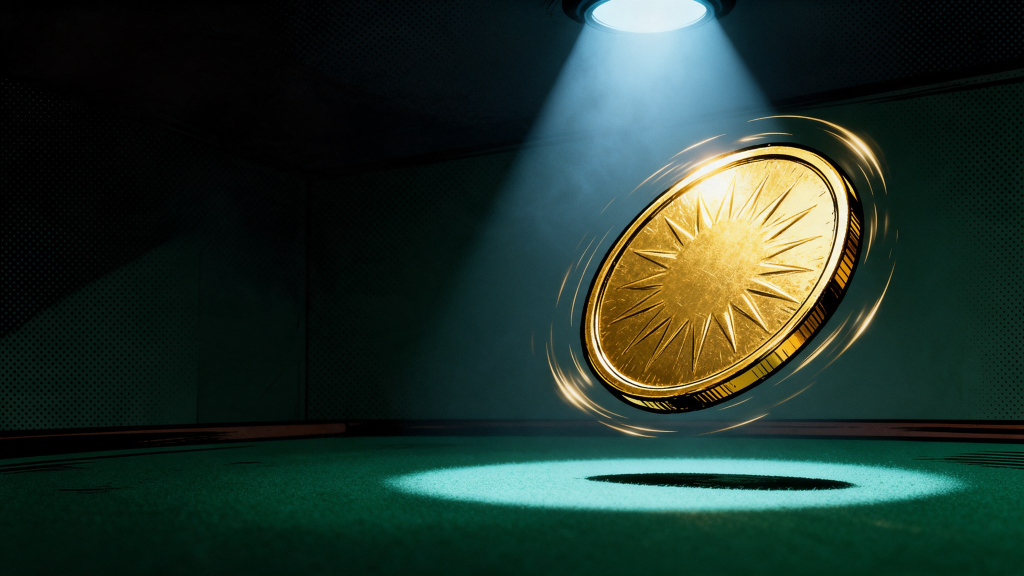
#> input picture ez/tools/concepts/worlds/comic/story/h/ground2/img/c-coin-desk.jpg, 2048 x 1152 px, given in place of c-coin-desk.jpg.jpg, which was not available (shown at 1/2 size)
$ python seam.py img/c-coin-desk.jpg
#> lines starting #> are read from the running program, lines starting #| are printed output that depends on the picture; pictures that were not available may be replaced by others from this repository, and a replacement may not be noted
# /usr/bin/python3 seam.py name... : measure wrap seams, write img/web/<name>.jpg (tile, 512px) fixed with a half-offset cross-blend if the seam shows
import sys,numpy as np
from PIL import Image
def seam(a):
  a=a.astype(float);h=np.abs(a[:,0]-a[:,-1]).mean();v=np.abs(a[0]-a[-1]).mean()
  inner=(np.abs(a[:,1:]-a[:,:-1]).mean()+np.abs(a[1:]-a[:-1]).mean())/2
  return h/inner,v/inner
for n in sys.argv[1:]:
  im=Image.open(f'img/{n}.jpg').convert('RGB');S=512;im=im.resize((S,S),Image.LANCZOS);a=np.asarray(im)
#> further down, im is the input picture: PIL image 2048x1152 RGB; mean R, G, B 34.3, 52.5, 43.3
#> after `im = im.resize((S, S), Image.LANCZOS)`:
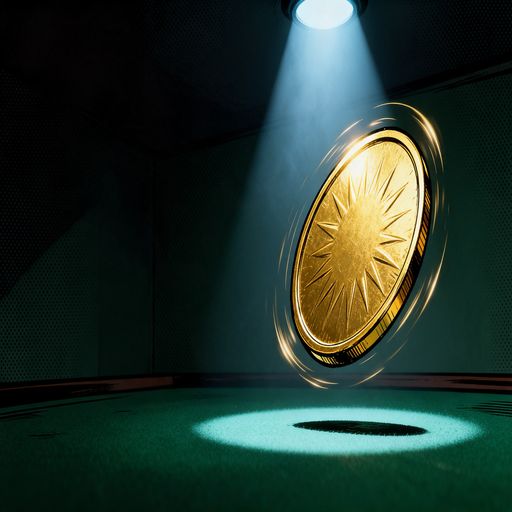
#> im: PIL image 512x512 RGB; mean R, G, B 34.3, 52.6, 43.3
  r=seam(a)
#> in seam, `h = np.abs(a[:, 0] - a[:, -1]).mean()`: h = 15.86
#> in seam, `v = np.abs(a[0] - a[-1]).mean()`: v = 30.39
#> in seam, `inner=(np.abs(a[:,1:]-a[:,:-1]).mean()+np.abs(a[1:]-a[:-1]).mean())/2`: inner = 4.26
#> r = (3.72, 7.13)
  # cross-blend: centre of original, edges from half-offset copy (whose edges are the original's centre: continuous)
  o=np.roll(np.roll(a,S//2,0),S//2,1).astype(float)
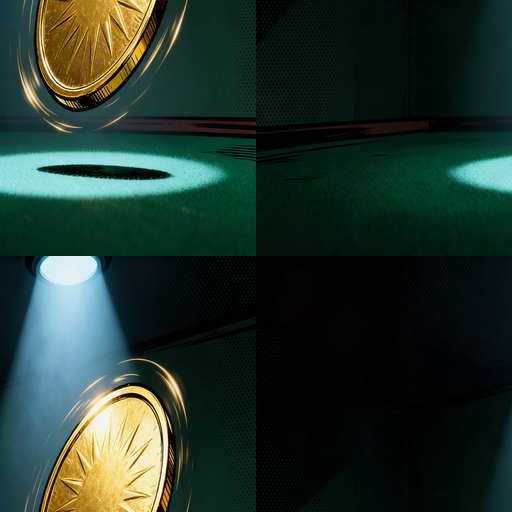
#> o: shape (512, 512, 3) float64; mean R, G, B 34.3, 52.6, 43.3
  y,x=np.mgrid[0:S,0:S];d=np.minimum(np.minimum(x,S-1-x),np.minimum(y,S-1-y))/(S/2)
  m=np.clip((d-0.05)/0.35,0,1)[...,None]
  b=(a*m+o*(1-m)).astype(np.uint8);r2=seam(b)
#> after `b = (a * m + o * (1 - m)).astype(np.uint8)`:
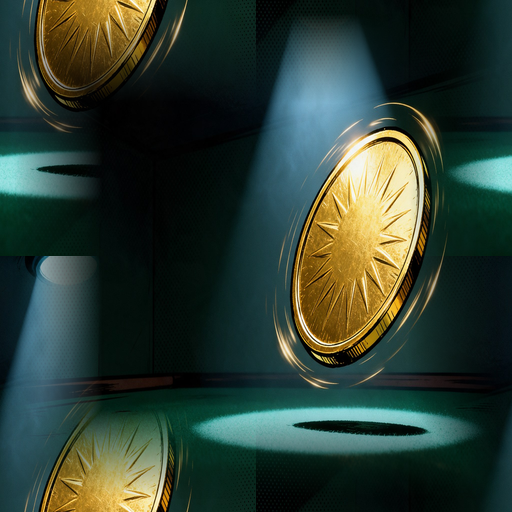
#> b: shape (512, 512, 3); mean R, G, B 45.7, 61.8, 50.2
#> after `r2 = seam(b)`: r2 = (0.308, 1.05)
  Image.fromarray(b).save(f'img/web/{n}.jpg',quality=80)
  print(n,'seam ratio h/v before %.2f %.2f after %.2f %.2f'%(r+r2))
#| img/c-coin-desk.jpg seam ratio h/v before 3.72 7.13 after 0.31 1.05

$ run again, on ez/tools/concepts/worlds/comic/story/h/ground2/img/e-bank-phone.jpg
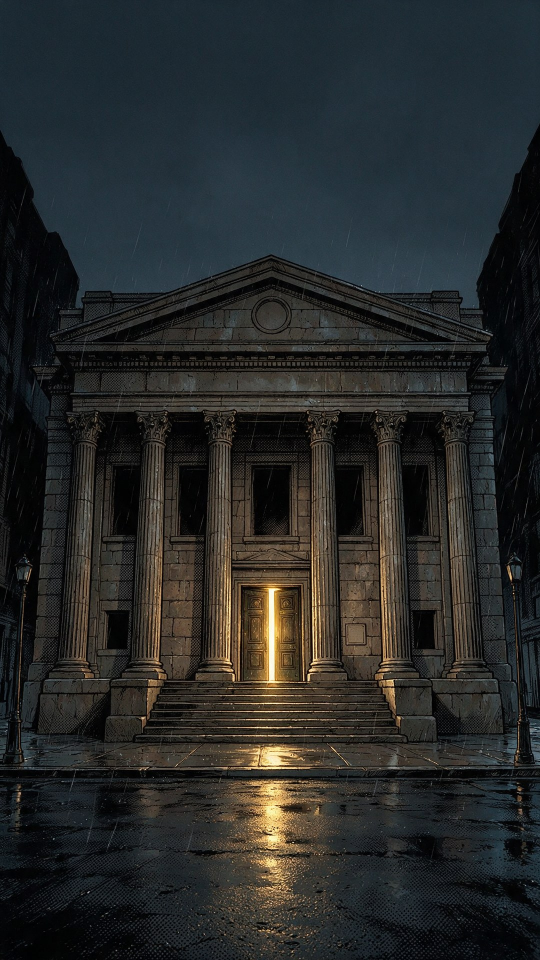
#> input picture ez/tools/concepts/worlds/comic/story/h/ground2/img/e-bank-phone.jpg, 1080 x 1920 px, given in place of e-bank-phone.jpg.jpg, which was not available (shown at 1/2 size)
#> im is the input picture: PIL image 1080x1920 RGB; mean R, G, B 39.7, 41.8, 41.3
#> `im = im.resize((S, S), Image.LANCZOS)`:
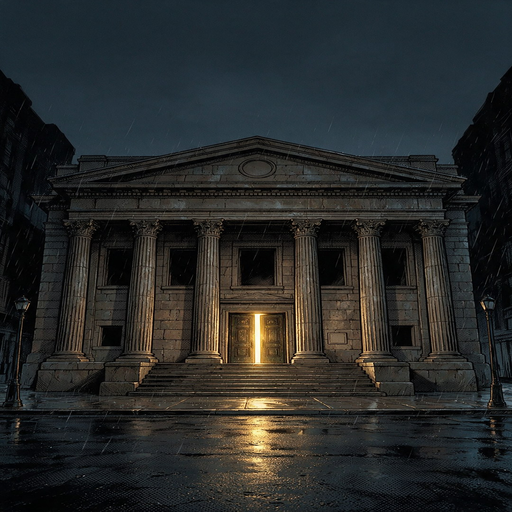
#> im: PIL image 512x512 RGB; mean R, G, B 39.7, 41.8, 41.3
#> h = 12.67
#> v = 23.99
#> inner = 7.78
#> r = (1.63, 3.08)
#> `b = (a * m + o * (1 - m)).astype(np.uint8)`:
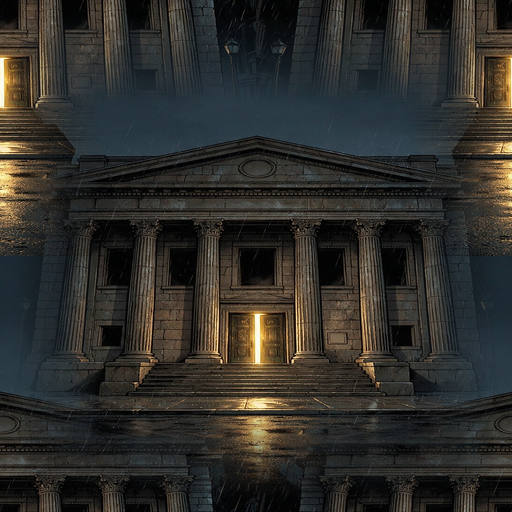
#> b: shape (512, 512, 3); mean R, G, B 47.7, 46.7, 42.9
#> r2 = (0.738, 0.648)
#| img/e-bank-phone.jpg seam ratio h/v before 1.63 3.08 after 0.74 0.65

$ run again, on ez/tools/concepts/worlds/comic/story/h/ground2/img/e-cardroom-phone.jpg
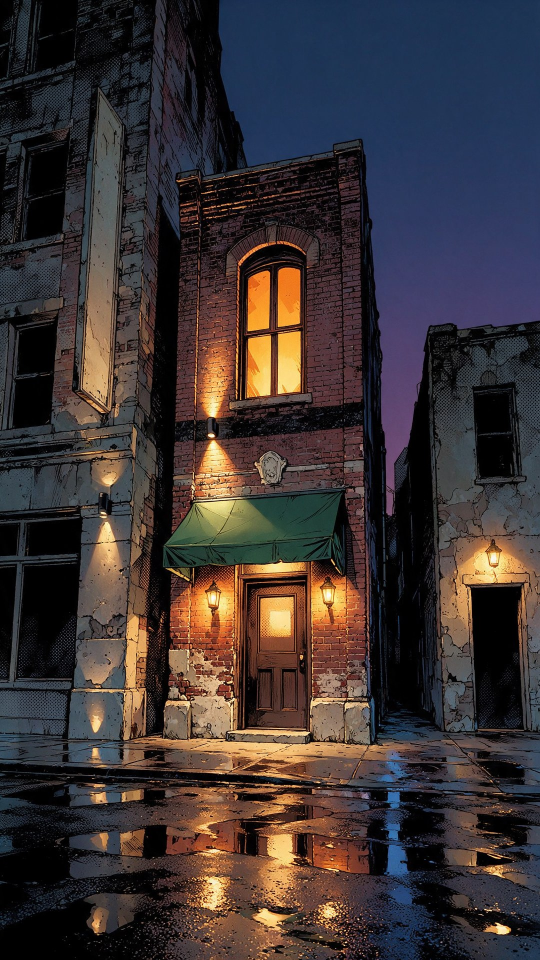
#> input picture ez/tools/concepts/worlds/comic/story/h/ground2/img/e-cardroom-phone.jpg, 1080 x 1920 px, given in place of e-cardroom-phone.jpg.jpg, which was not available (shown at 1/2 size)
#> im is the input picture: PIL image 1080x1920 RGB; mean R, G, B 61.3, 52.6, 52.8
#> `im = im.resize((S, S), Image.LANCZOS)`:
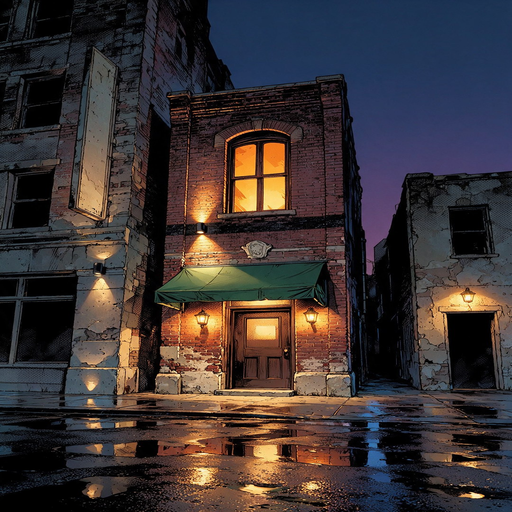
#> im: PIL image 512x512 RGB; mean R, G, B 61.3, 52.7, 52.9
#> h = 43.84
#> v = 26.83
#> inner = 9.94
#> r = (4.41, 2.7)
#> `b = (a * m + o * (1 - m)).astype(np.uint8)`:
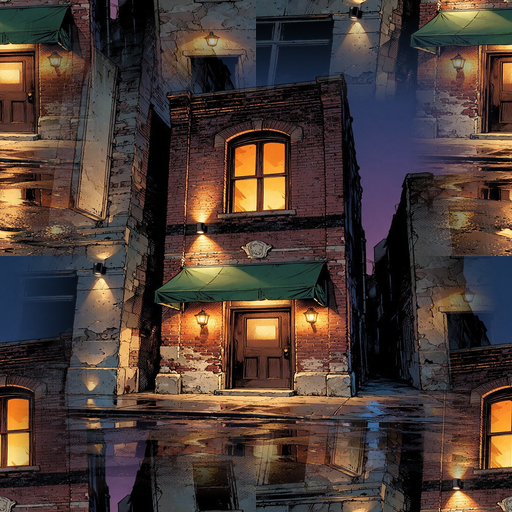
#> b: shape (512, 512, 3); mean R, G, B 74.5, 59.5, 53.2
#> r2 = (1.35, 1.14)
#| img/e-cardroom-phone.jpg seam ratio h/v before 4.41 2.70 after 1.35 1.14

$ run again, on ez/tools/concepts/worlds/comic/story/h/ground2/img/e-newsstand-desk.jpg
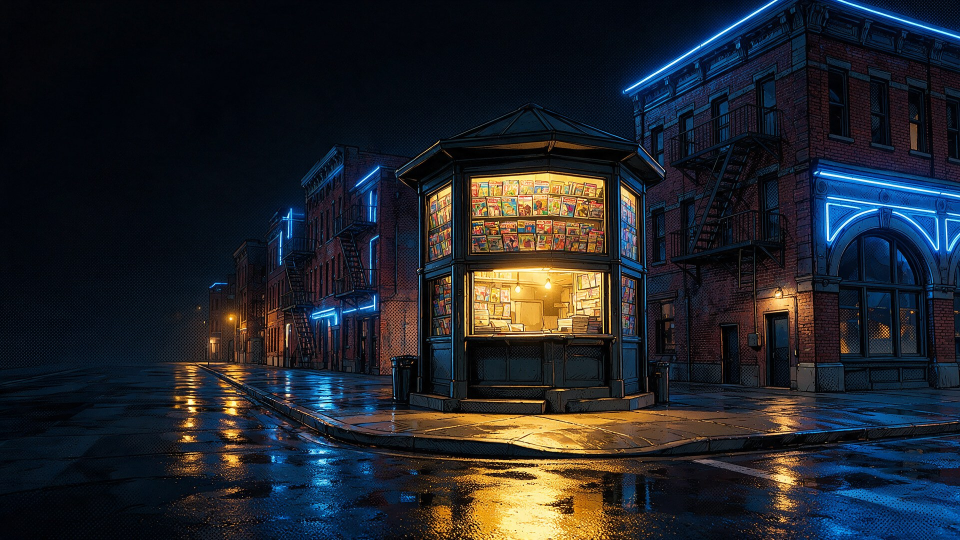
#> input picture ez/tools/concepts/worlds/comic/story/h/ground2/img/e-newsstand-desk.jpg, 1920 x 1080 px, given in place of e-newsstand-desk.jpg.jpg, which was not available (shown at 1/2 size)
#> im is the input picture: PIL image 1920x1080 RGB; mean R, G, B 33, 35.9, 41.8
#> `im = im.resize((S, S), Image.LANCZOS)`:
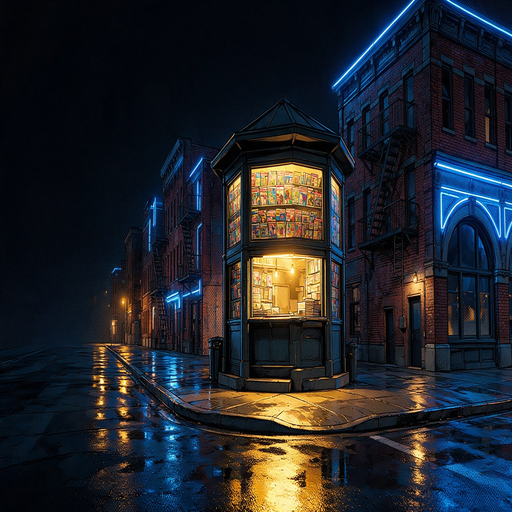
#> im: PIL image 512x512 RGB; mean R, G, B 33, 35.9, 41.8
#> h = 35.25
#> v = 38.16
#> inner = 8.97
#> r = (3.93, 4.26)
#> `b = (a * m + o * (1 - m)).astype(np.uint8)`:
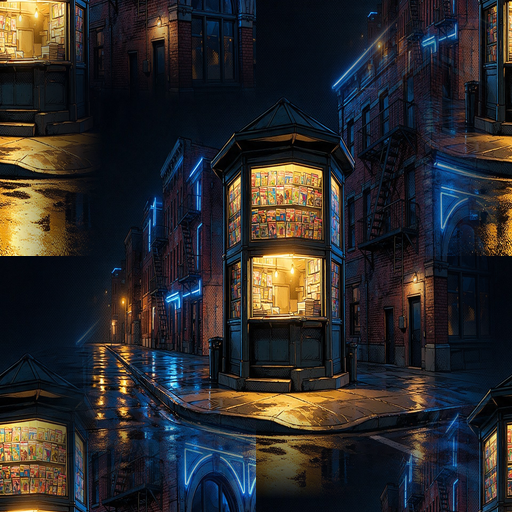
#> b: shape (512, 512, 3); mean R, G, B 43.8, 42.1, 42.2
#> r2 = (1.21, 1.13)
#| img/e-newsstand-desk.jpg seam ratio h/v before 3.93 4.26 after 1.21 1.13
